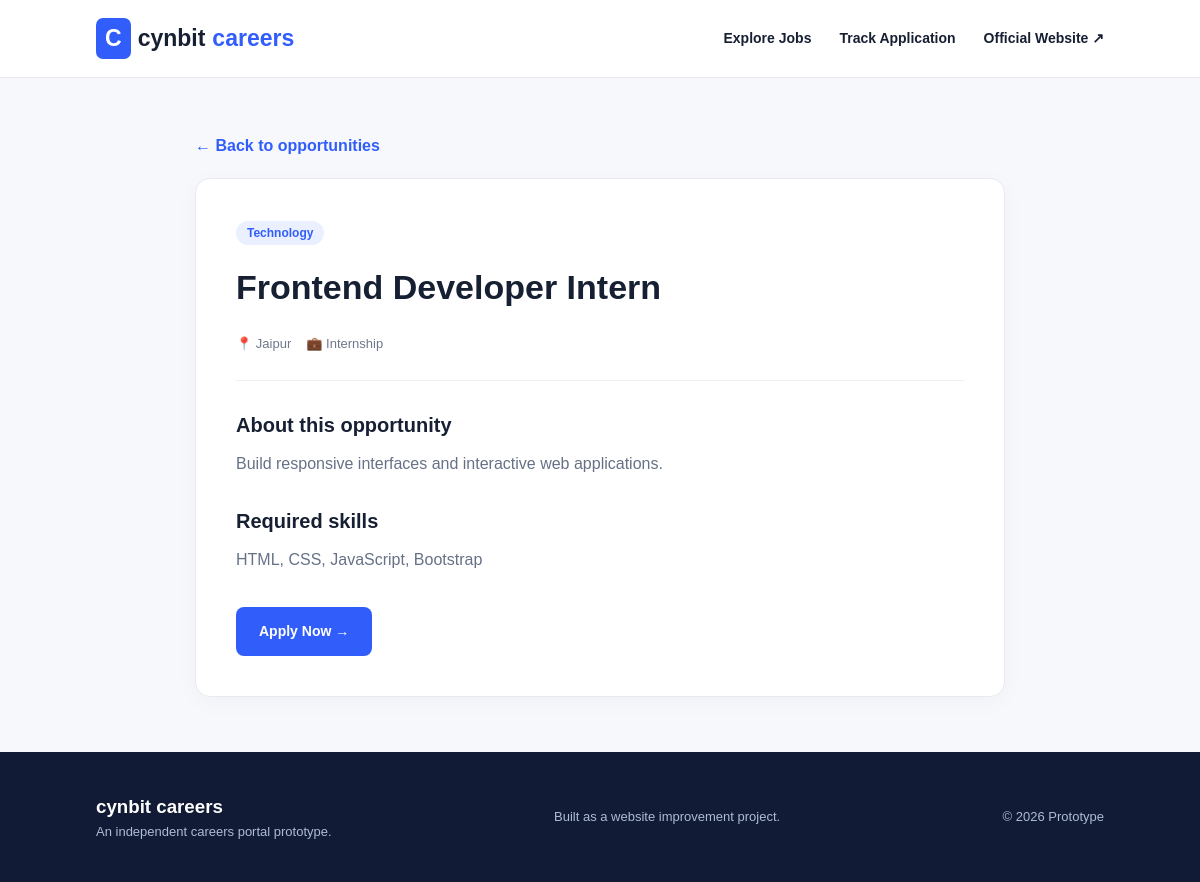
The page /job/2 on the database its author committed.
### tables this page shows
CREATE TABLE jobs (
            id INTEGER PRIMARY KEY AUTOINCREMENT,
            title TEXT NOT NULL,
            department TEXT NOT NULL,
            location TEXT NOT NULL,
            job_type TEXT NOT NULL,
            description TEXT NOT NULL,
            requirements TEXT NOT NULL
        );

### app.py (the view)
@app.route("/job/<int:job_id>")
def job_details(job_id):
    conn = get_db()
    job = conn.execute(
        "SELECT * FROM jobs WHERE id = ?",
        (job_id,)
    ).fetchone()
    conn.close()
    if job is None:
        abort(404)
    return render_template("job_details.html", job=job)

### app.py (called while the page is built)
def get_db():
    conn = sqlite3.connect(DATABASE)
    conn.row_factory = sqlite3.Row
    conn.execute("PRAGMA foreign_keys = ON")
    return conn

### templates/job_details.html (shortened to what this page needs)
{% extends "base.html" %}
{% block content %}
<section class="detail-container">
    <a href="{{ url_for('index') }}" class="back-link">
        ← Back to opportunities
    </a>
    <div class="detail-card">
        <span class="job-category">{{ job.department }}</span>
        <h1>{{ job.title }}</h1>
        <div class="job-meta">
            <span>📍 {{ job.location }}</span>
            <span>💼 {{ job.job_type }}</span>
        </div>
        <hr>
        <h2>About this opportunity</h2>
        <p>{{ job.description }}</p>
        <h2>Required skills</h2>
        <p>{{ job.requirements }}</p>
        <div class="detail-actions">
            <a href="{{ url_for('apply', job_id=job.id) }}"
               class="btn-primary">
                Apply Now →
            </a>
        </div>
    </div>
</section>
{% endblock %}

### static/css/style.css (style rules this page uses)
* { margin: 0; padding: 0; box-sizing: border-box; }
html { scroll-behavior: smooth; }
body { font-family: Arial, sans-serif; background: #f7f8fc; color: #172033; line-height: 1.6; }
a { text-decoration: none; color: inherit; }
.btn-primary { display: inline-block; background: #315efb; color: white; padding: 13px 23px; border: none; border-radius: 8px; font-size: 14px; font-weight: 700; cursor: pointer; transition: 0.2s; }
.job-category { background: #eaf0ff; color: #315efb; padding: 5px 11px; border-radius: 20px; font-size: 12px; font-weight: 700; }
.job-meta { color: #6e788c; font-size: 13px; margin-top: 20px; display: flex; gap: 15px; flex-wrap: wrap; }
.detail-container { max-width: 850px; margin: 55px auto; padding: 0 20px; }
.back-link { display: inline-block; color: #315efb; margin-bottom: 20px; font-weight: 600; }
.detail-card, .form-card, .success-card { background: white; padding: 40px; border: 1px solid #e8eaf0; border-radius: 15px; box-shadow: 0 5px 25px #17203308; }
.detail-card h1, .form-card h1 { font-size: 34px; margin: 15px 0; }
.detail-card h2 { font-size: 20px; margin: 28px 0 10px; }
.detail-card p { color: #667187; }
.detail-card hr, .form-card hr { border: none; border-top: 1px solid #edf0f5; margin: 25px 0; }
.detail-actions { margin-top: 35px; }

### rows shown on the page
jobs: department "Technology", title "Frontend Developer Intern", location "Jaipur", job_type "Internship", description "Build responsive interfaces and interactive web applications.", requirements "HTML, CSS, JavaScript, Bootstrap"
